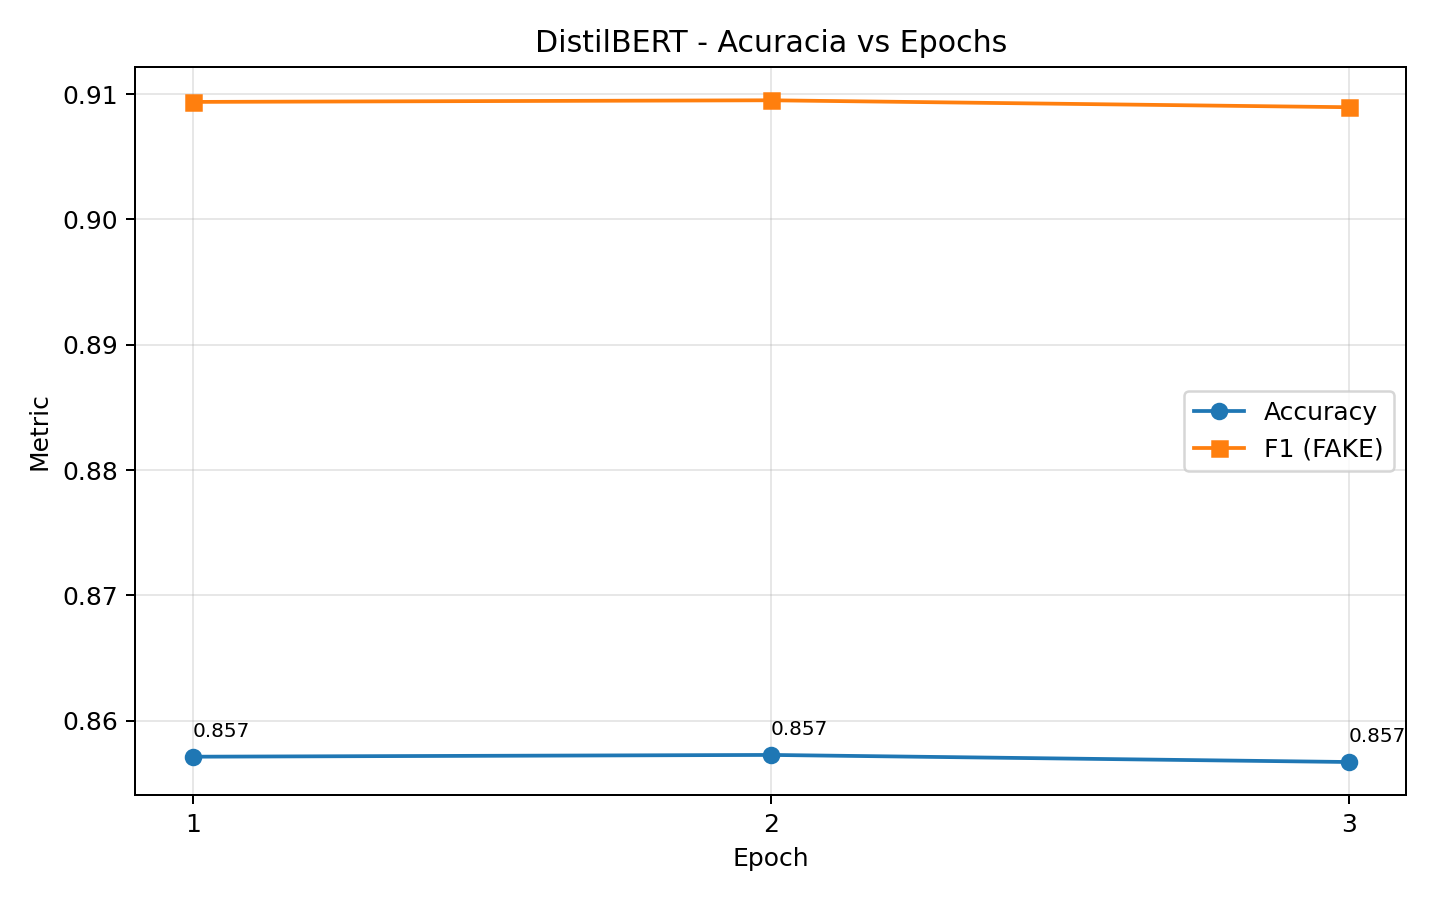

The Python source for this figure:
"""
Mede como a acuracia do DistilBERT varia por epoch.

Avalia cada checkpoint salvo ao fim de uma epoch
(bert/bert_output_final/model-epoch-N) sobre o dataset rotulado, usando a mesma
metodologia da avaliacao final (score por loss de MLM + melhor threshold
selecionado no proprio dataset).

Pre-requisito: treinar com train_bert.py ja ajustado para salvar model-epoch-N.

Saidas (na pasta confusion_matrix_distilbert):
    - distilbert_accuracy_vs_epochs.csv
    - distilbert_accuracy_vs_epochs.png

Execucao a partir da raiz do projeto:
    venv\\Scripts\\python.exe confusion_matrix_distilbert\\distilbert_accuracy_vs_epochs.py
"""

from __future__ import annotations

import csv
import re
from pathlib import Path

import matplotlib

matplotlib.use("Agg")
import matplotlib.pyplot as plt
import torch
from transformers import AutoModelForMaskedLM, AutoTokenizer

from distilbert_confusion_matrix_analysis import (
    compute_metrics,
    find_best_threshold,
    load_labeled_csv,
    parse_csv_values,
    score_texts,
)

PROJECT_ROOT = Path(__file__).resolve().parents[1]
OUTPUT_DIR = PROJECT_ROOT / "confusion_matrix_distilbert"
DATASET_PATH = PROJECT_ROOT / "dataset" / "dataset_labeled.csv"
BERT_OUTPUT = PROJECT_ROOT / "bert" / "bert_output_final"

BATCH_SIZE = 16
MAX_LENGTH = 128
MASK_STRIDE = 7


def discover_epoch_checkpoints() -> list[tuple[int, Path]]:
    found: list[tuple[int, Path]] = []
    for path in BERT_OUTPUT.glob("model-epoch-*"):
        match = re.search(r"model-epoch-(\d+)", path.name)
        if match and path.is_dir():
            found.append((int(match.group(1)), path))
    found.sort(key=lambda item: item[0])
    if not found:
        raise RuntimeError(
            "Nenhum checkpoint model-epoch-* encontrado em "
            f"{BERT_OUTPUT}. Treine antes com train_bert.py (ja ajustado)."
        )
    return found


def main() -> None:
    device = torch.device("cuda" if torch.cuda.is_available() else "cpu")
    print(f"Device: {device.type}")

    fake_values = parse_csv_values("1,fake,falso,false")
    real_values = parse_csv_values("0,true,real,verdadeiro")

    texts, labels, skipped = load_labeled_csv(
        dataset_path=DATASET_PATH,
        text_column="content",
        label_column="label",
        fake_values=fake_values,
        real_values=real_values,
        max_samples=-1,
    )
    print(f"Samples: {len(texts)} | Skipped: {skipped}")

    checkpoints = discover_epoch_checkpoints()
    # Tokenizer e identico entre epochs; carrega uma vez do primeiro checkpoint.
    tokenizer = AutoTokenizer.from_pretrained(checkpoints[0][1], use_fast=True)
    if tokenizer.mask_token_id is None:
        raise ValueError("Tokenizer sem [MASK]; necessario para scoring MLM.")

    rows = []
    for epoch, ckpt_dir in checkpoints:
        print(f"\n--- epoch {epoch} | {ckpt_dir.name} ---")
        model = AutoModelForMaskedLM.from_pretrained(ckpt_dir).to(device)
        model.eval()
        scores = score_texts(
            texts=texts,
            tokenizer=tokenizer,
            model=model,
            device=device,
            batch_size=BATCH_SIZE,
            max_length=MAX_LENGTH,
            mask_stride=MASK_STRIDE,
        )
        best = find_best_threshold(scores, labels)
        threshold = float(best["threshold"])
        predictions = [1 if s >= threshold else 0 for s in scores]
        metrics = compute_metrics(labels, predictions)
        row = {
            "epoch": epoch,
            "threshold": threshold,
            "accuracy": metrics["accuracy"],
            "f1_score": metrics["f1_score"],
            "precision": metrics["precision"],
            "recall": metrics["recall"],
            "f1_macro": metrics["f1_macro"],
        }
        rows.append(row)
        print(
            f"accuracy={row['accuracy']:.4f} f1={row['f1_score']:.4f} "
            f"precision={row['precision']:.4f} recall={row['recall']:.4f}"
        )
        del model
        if device.type == "cuda":
            torch.cuda.empty_cache()

    csv_path = OUTPUT_DIR / "distilbert_accuracy_vs_epochs.csv"
    with csv_path.open("w", encoding="utf-8", newline="") as f:
        writer = csv.DictWriter(f, fieldnames=list(rows[0].keys()))
        writer.writeheader()
        writer.writerows(rows)

    png_path = OUTPUT_DIR / "distilbert_accuracy_vs_epochs.png"
    epochs = [r["epoch"] for r in rows]
    accs = [r["accuracy"] for r in rows]
    f1s = [r["f1_score"] for r in rows]
    plt.figure(figsize=(8, 5))
    plt.plot(epochs, accs, marker="o", label="Accuracy")
    plt.plot(epochs, f1s, marker="s", label="F1 (FAKE)")
    for x, y in zip(epochs, accs):
        plt.annotate(f"{y:.3f}", (x, y), textcoords="offset points", xytext=(0, 8), fontsize=8)
    plt.xlabel("Epoch")
    plt.ylabel("Metric")
    plt.title("DistilBERT - Acuracia vs Epochs")
    plt.xticks(epochs)
    plt.grid(True, alpha=0.3)
    plt.legend()
    plt.tight_layout()
    plt.savefig(png_path, dpi=180)
    plt.close()

    print(f"\nCSV:  {csv_path}")
    print(f"PNG:  {png_path}")


if __name__ == "__main__":
    main()
